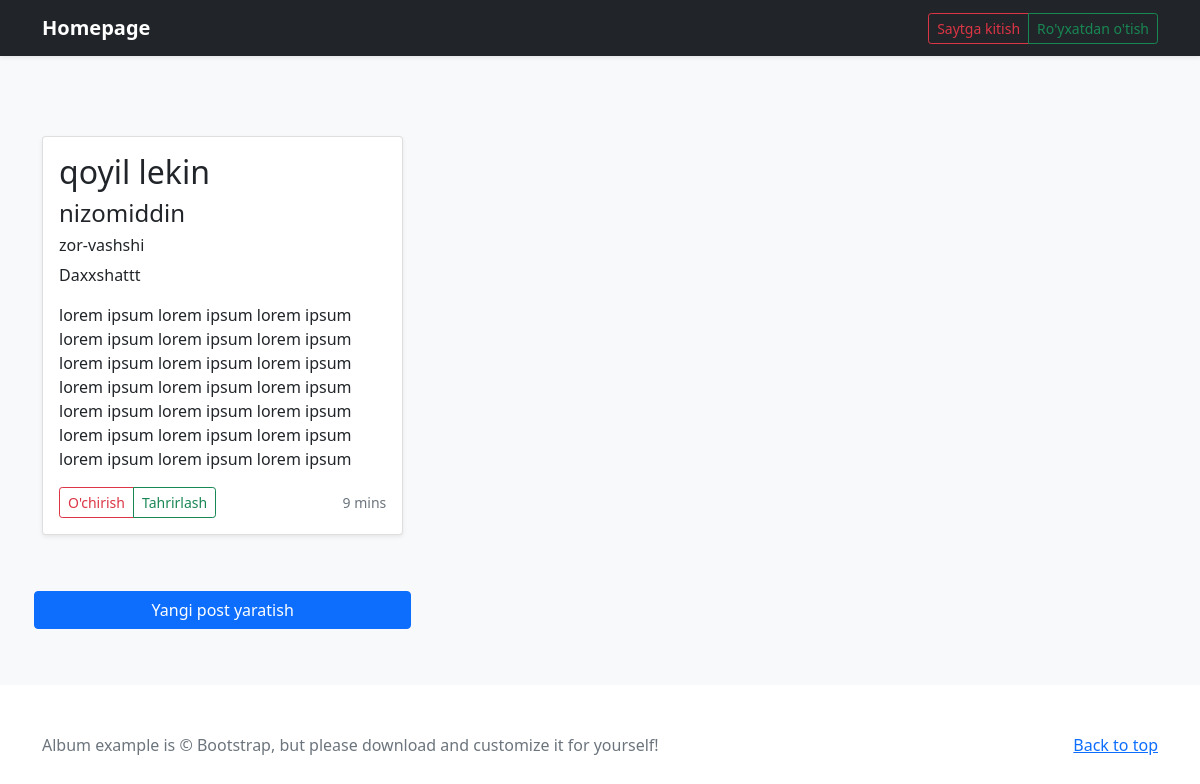
/post/5/, run on an earlier commit of the app's database.
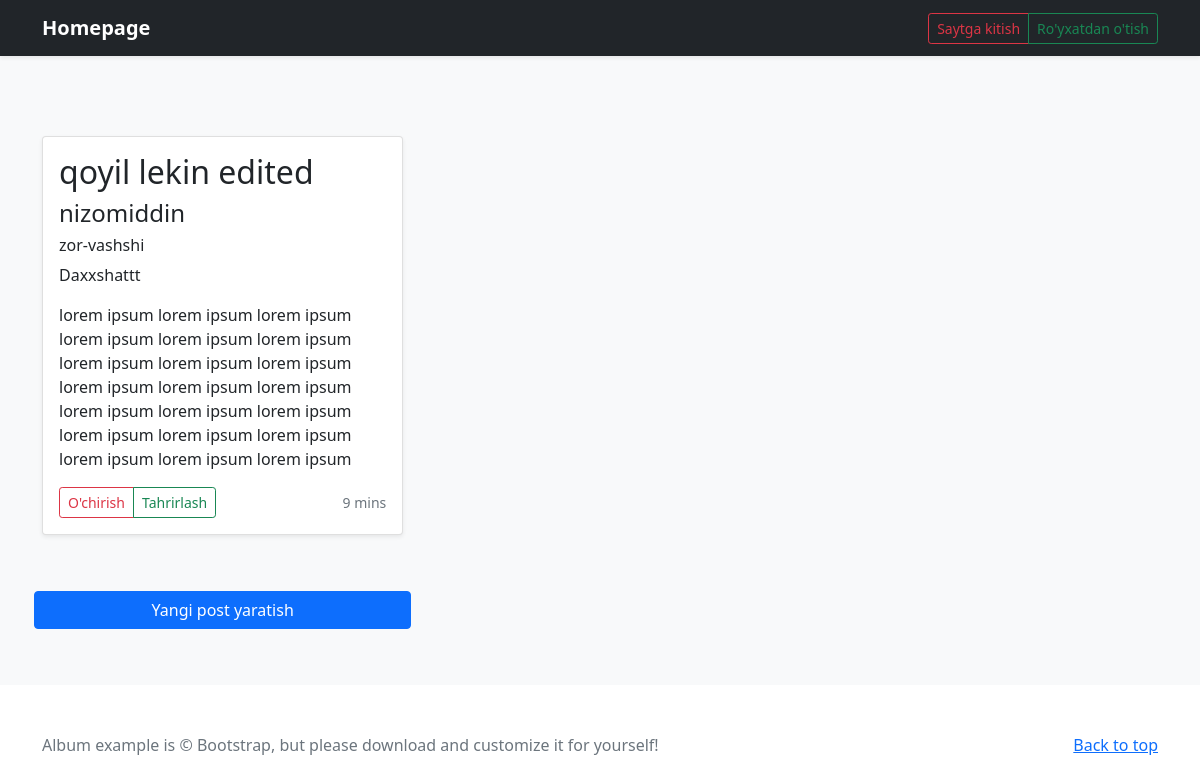
And on a later commit of the database.
### blog/models.py (models this page shows, shortened)
class Post(models.Model):
    title = models.CharField(max_length=150)
    author = models.ForeignKey(
        'auth.User',
        on_delete = models.CASCADE
    )
    slug = models.SlugField(max_length=50)
    summary = models.CharField(max_length=300)
    body = models.TextField()

### blog/views.py (the view)
# urls.py: path('post/<int:pk>/', BlogDetailView.as_view(), name='post_detail')
class BlogDetailView(DetailView):
    model = Post
    template_name = 'post_detail.html'

### templates/post_detail.html
{% extends 'base.html' %}
{% block content %}
 <div class="col">
          <div class="card shadow-sm">
            <div class="card-body">
                <h2>{{ post.title }}</h2>
                <h4>{{ post.author }}</h4>
                <h6>{{ post.slug }}</h6>
                <p>{{ post.summary }}</p>
                <p>{{ post.body }}</p>
              <div class="d-flex justify-content-between align-items-center">
                <div class="btn-group">
                  <a href="{% url 'post_delete' post.pk %}" type="button" class="btn btn-sm btn-outline-danger">O'chirish</a>
                  <a href="{% url 'post_edit' post.id %}"  class="btn btn-sm btn-outline-success">Tahrirlash</a>
                </div>
                <small class="text-muted">9 mins</small>
              </div>
            </div>
          </div>
        </div>
{% endblock content %}

### templates/base.html (shortened to what this page needs)
<!doctype html>
{% load static %}
<html lang="en">
<head>
    <link href="https://cdn.jsdelivr.net/npm/bootstrap@5.1.3/dist/css/bootstrap.min.css" rel="stylesheet"
>
</head>
<body>
<header>
    <div class="navbar navbar-dark bg-dark shadow-sm">
        <div class="container">
            <a href="{% url 'homepage' %}" class="navbar-brand d-flex align-items-center">
                <strong>Homepage</strong>
            </a>
            {% if user.is_authenticated %}
                <div class="d-sm-flex justify-content-between align-items-center">
                    <h6 class="text-light" style="margin: 3px 10px 0 0">Xush kelibsiz, {{ user.username }} </h6>
                    <div class="btn-group ">
                        <a href="{% url 'logout' %}" type="button" class="btn btn-sm btn-outline-danger"> Chiqip
                        ketish</a>
                    </div>
                </div>
            {% else %}
                <div class="justify-content-between align-items-center">
                    <div class="btn-group">
                        <a href="{% url 'login' %}" type="button" class="btn btn-sm btn-outline-danger">Saytga
                            kitish</a>
                        <a href="{% url 'signup' %}" type="button" class="btn btn-sm btn-outline-success">Ro'yxatdan
                            o'tish</a>
                    </div>
                </div>
            {% endif %}
        </div>
    </div>
</header>
<main>
    <div class="album py-5 bg-light">
        <div class="container">
            <div class="row row-cols-1 row-cols-sm-2 row-cols-md-3 g-3">
                {% block content %}
                {% endblock content %}
            </div>
            <div class="row row-cols-1 row-cols-sm-2 row-cols-md-3 g-3 mt-5">
                <a href="{% url 'post_new' %}" class="btn btn-primary my-2 center">Yangi post yaratish</a>
            </div>
        </div>
    </div>
</main>
<footer class="text-muted py-5">
    <div class="container">
        <p class="float-end mb-1">
            <a href="#">Back to top</a>
        </p>
        <p class="mb-1">Album example is &copy; Bootstrap, but please download and customize it for yourself!</p>
    </div>
</footer>
</body>
</html>

What changed in the data, as far as the page shows it:
changed Post "zor-vashshi": title "qoyil lekin" → "qoyil lekin edited"
